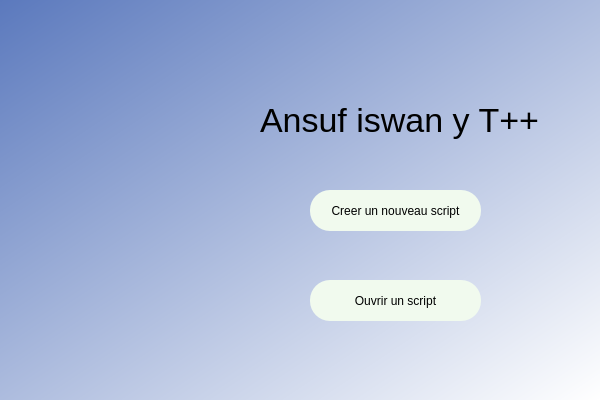
<?xml version="1.0" encoding="UTF-8"?>
<ui version="4.0">
 <class>Dialog</class>
 <widget class="QDialog" name="Dialog">
  <property name="geometry">
   <rect>
    <x>0</x>
    <y>0</y>
    <width>600</width>
    <height>400</height>
   </rect>
  </property>
  <property name="windowTitle">
   <string>Dialog</string>
  </property>
  <property name="autoFillBackground">
   <bool>false</bool>
  </property>
  <property name="styleSheet">
   <string notr="true">background-color: qlineargradient(spread:pad, x1:0, y1:0, x2:1, y2:1, stop:0 rgba(91, 121, 189, 255), stop:1 rgba(255, 255, 255, 255));</string>
  </property>
  <widget class="QLabel" name="label_3">
   <property name="geometry">
    <rect>
     <x>260</x>
     <y>90</y>
     <width>301</width>
     <height>61</height>
    </rect>
   </property>
   <property name="font">
    <font>
     <family>Segoe UI</family>
     <pointsize>-1</pointsize>
    </font>
   </property>
   <property name="styleSheet">
    <string notr="true">background-color:none;
font-size:34px;
text-align:center;</string>
   </property>
   <property name="text">
    <string>Ansuf iswan y T++</string>
   </property>
  </widget>
  <widget class="QLabel" name="label_2">
   <property name="enabled">
    <bool>true</bool>
   </property>
   <property name="geometry">
    <rect>
     <x>30</x>
     <y>30</y>
     <width>131</width>
     <height>101</height>
    </rect>
   </property>
   <property name="tabletTracking">
    <bool>false</bool>
   </property>
   <property name="styleSheet">
    <string notr="true">background-color: none;

</string>
   </property>
   <property name="text">
    <string/>
   </property>
   <property name="pixmap">
    <pixmap>../../../Downloads/b7a1d2ffc7bc4a4a93af2edaff4f19be-removebg-preview.png</pixmap>
   </property>
   <property name="scaledContents">
    <bool>false</bool>
   </property>
   <property name="alignment">
    <set>Qt::AlignLeading|Qt::AlignLeft|Qt::AlignVCenter</set>
   </property>
   <property name="wordWrap">
    <bool>false</bool>
   </property>
  </widget>
  <widget class="QPushButton" name="new_2">
   <property name="geometry">
    <rect>
     <x>310</x>
     <y>190</y>
     <width>171</width>
     <height>41</height>
    </rect>
   </property>
   <property name="minimumSize">
    <size>
     <width>75</width>
     <height>0</height>
    </size>
   </property>
   <property name="cursor">
    <cursorShape>PointingHandCursor</cursorShape>
   </property>
   <property name="styleSheet">
    <string notr="true">border-radius:20px;
background-color:#f1faee;
</string>
   </property>
   <property name="text">
    <string>Creer un nouveau script</string>
   </property>
  </widget>
  <widget class="QPushButton" name="imp_2">
   <property name="geometry">
    <rect>
     <x>310</x>
     <y>280</y>
     <width>171</width>
     <height>41</height>
    </rect>
   </property>
   <property name="minimumSize">
    <size>
     <width>75</width>
     <height>0</height>
    </size>
   </property>
   <property name="cursor">
    <cursorShape>PointingHandCursor</cursorShape>
   </property>
   <property name="styleSheet">
    <string notr="true">border-radius:20px;
background-color:#f1faee;
</string>
   </property>
   <property name="text">
    <string>Ouvrir un script</string>
   </property>
  </widget>
  <widget class="QLabel" name="label">
   <property name="geometry">
    <rect>
     <x>20</x>
     <y>140</y>
     <width>311</width>
     <height>261</height>
    </rect>
   </property>
   <property name="styleSheet">
    <string notr="true">background-color:none;</string>
   </property>
   <property name="text">
    <string/>
   </property>
   <property name="pixmap">
    <pixmap>b7a1d2ffc7bc4a4a93af2edaff4f19be-removebg-preview.png</pixmap>
   </property>
   <property name="scaledContents">
    <bool>true</bool>
   </property>
  </widget>
 </widget>
 <resources/>
 <connections/>
</ui>
